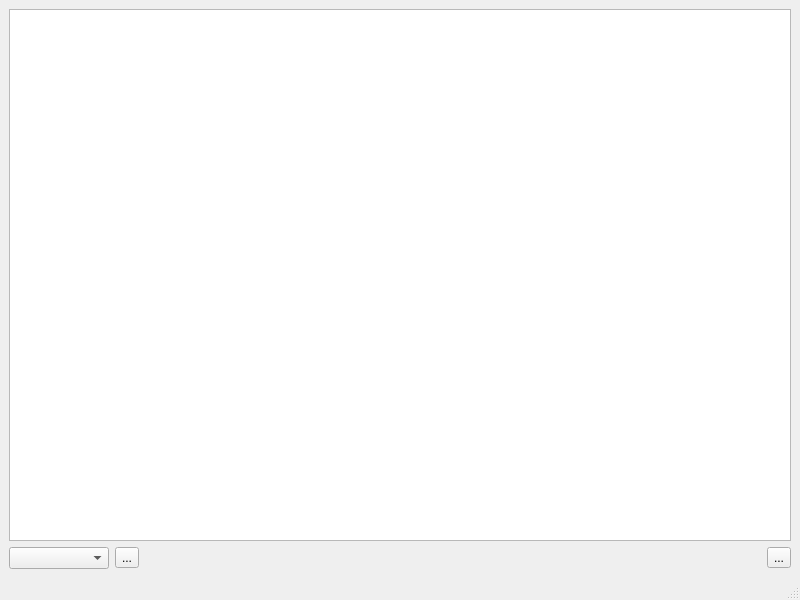
<?xml version="1.0" encoding="UTF-8"?>
<ui version="4.0">
 <class>MainWindow</class>
 <widget class="QMainWindow" name="MainWindow">
  <property name="geometry">
   <rect>
    <x>0</x>
    <y>0</y>
    <width>800</width>
    <height>600</height>
   </rect>
  </property>
  <property name="windowTitle">
   <string>MainWindow</string>
  </property>
  <property name="windowIcon">
   <iconset resource="resources.qrc">
    <normaloff>:/new/icon/s_black.png</normaloff>:/new/icon/s_black.png</iconset>
  </property>
  <widget class="QWidget" name="centralwidget">
   <layout class="QGridLayout" name="gridLayout">
    <item row="0" column="0">
     <widget class="QTableView" name="tableView"/>
    </item>
    <item row="1" column="0">
     <layout class="QHBoxLayout" name="horizontalLayout">
      <item>
       <widget class="QComboBox" name="servers">
        <property name="maximumSize">
         <size>
          <width>100</width>
          <height>16777215</height>
         </size>
        </property>
       </widget>
      </item>
      <item>
       <widget class="QToolButton" name="relation">
        <property name="text">
         <string>...</string>
        </property>
        <property name="icon">
         <iconset resource="resources.qrc">
          <normaloff>:/new/icon/relation.png</normaloff>:/new/icon/relation.png</iconset>
        </property>
       </widget>
      </item>
      <item>
       <widget class="QLabel" name="messages">
        <property name="text">
         <string/>
        </property>
        <property name="alignment">
         <set>Qt::AlignCenter</set>
        </property>
       </widget>
      </item>
      <item>
       <widget class="QToolButton" name="settings">
        <property name="text">
         <string>...</string>
        </property>
        <property name="icon">
         <iconset resource="resources.qrc">
          <normaloff>:/new/icon/settings.png</normaloff>:/new/icon/settings.png</iconset>
        </property>
       </widget>
      </item>
     </layout>
    </item>
   </layout>
  </widget>
  <widget class="QMenuBar" name="menubar">
   <property name="geometry">
    <rect>
     <x>0</x>
     <y>0</y>
     <width>800</width>
     <height>23</height>
    </rect>
   </property>
  </widget>
  <widget class="QStatusBar" name="statusbar"/>
 </widget>
 <resources>
  <include location="resources.qrc"/>
 </resources>
 <connections/>
</ui>
